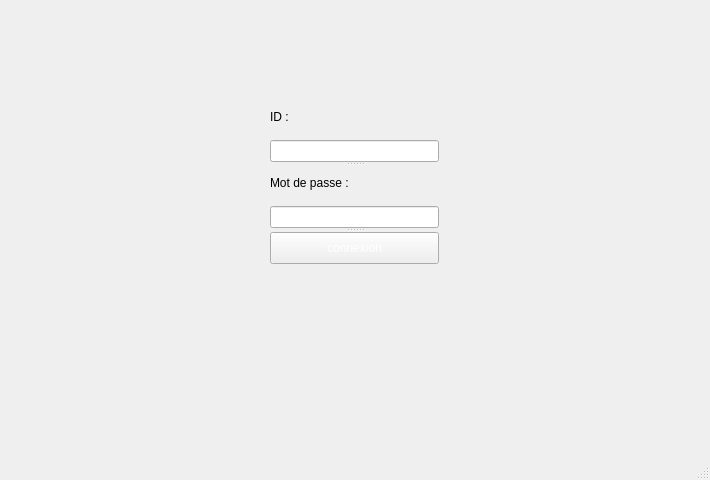
<?xml version="1.0" encoding="UTF-8"?>
<ui version="4.0">
 <class>MainWindow</class>
 <widget class="QMainWindow" name="MainWindow">
  <property name="geometry">
   <rect>
    <x>0</x>
    <y>0</y>
    <width>710</width>
    <height>480</height>
   </rect>
  </property>
  <property name="windowTitle">
   <string>MainWindow</string>
  </property>
  <widget class="QWidget" name="centralwidget">
   <widget class="QSplitter" name="splitter">
    <property name="geometry">
     <rect>
      <x>270</x>
      <y>100</y>
      <width>169</width>
      <height>164</height>
     </rect>
    </property>
    <property name="orientation">
     <enum>Qt::Vertical</enum>
    </property>
    <widget class="QWidget" name="layoutWidget">
     <layout class="QVBoxLayout" name="verticalLayout">
      <item>
       <widget class="QLabel" name="label">
        <property name="styleSheet">
         <string notr="true">font: 13pt &quot;Sitka Small&quot;;</string>
        </property>
        <property name="text">
         <string>ID : </string>
        </property>
       </widget>
      </item>
      <item>
       <widget class="QLineEdit" name="admin_id">
        <property name="styleSheet">
         <string notr="true">font: 10pt &quot;Sitka Small&quot;;</string>
        </property>
        <property name="text">
         <string/>
        </property>
       </widget>
      </item>
     </layout>
    </widget>
    <widget class="QWidget" name="layoutWidget">
     <layout class="QVBoxLayout" name="verticalLayout_2">
      <item>
       <widget class="QLabel" name="label_2">
        <property name="styleSheet">
         <string notr="true">font: 13pt &quot;Sitka Small&quot;;</string>
        </property>
        <property name="text">
         <string>Mot de passe : </string>
        </property>
       </widget>
      </item>
      <item>
       <widget class="QLineEdit" name="admin_mdp">
        <property name="styleSheet">
         <string notr="true">font: 10pt &quot;Sitka Small&quot;;</string>
        </property>
        <property name="text">
         <string/>
        </property>
       </widget>
      </item>
     </layout>
    </widget>
    <widget class="QPushButton" name="pushButton">
     <property name="styleSheet">
      <string notr="true">font: 15pt &quot;Sitka Small&quot;;
background : &quot;black&quot;;
color: rgba(255, 255, 255,1);</string>
     </property>
     <property name="text">
      <string>connexion</string>
     </property>
    </widget>
   </widget>
  </widget>
  <widget class="QMenuBar" name="menubar">
   <property name="geometry">
    <rect>
     <x>0</x>
     <y>0</y>
     <width>710</width>
     <height>21</height>
    </rect>
   </property>
  </widget>
  <widget class="QStatusBar" name="statusbar"/>
 </widget>
 <resources/>
 <connections/>
</ui>
